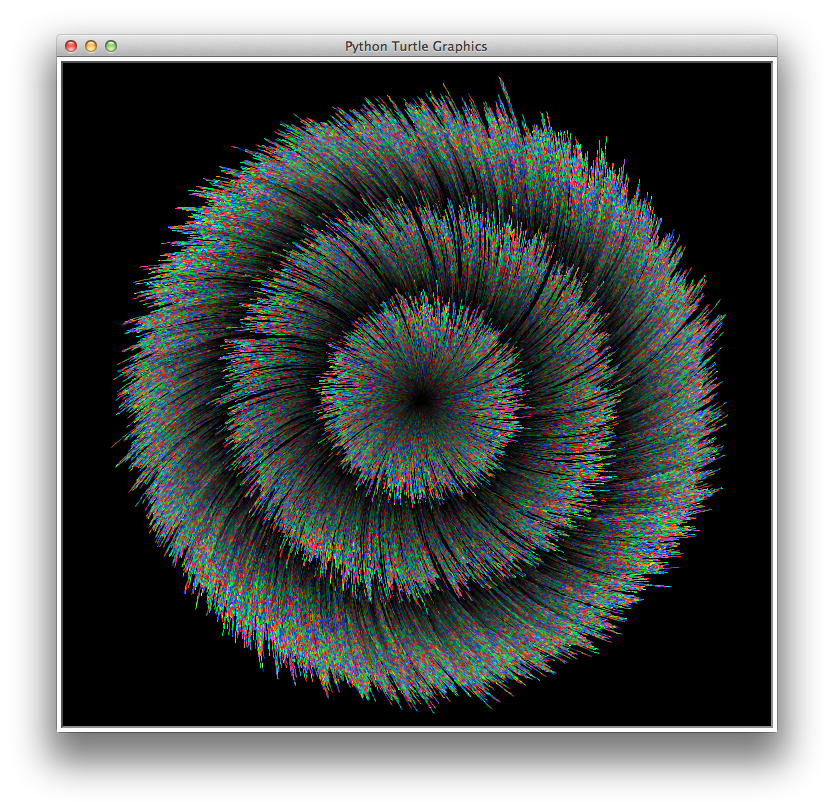

Recreate this plot in Python.
import random
import turtle
import math

# Draws three sets of concentric rays with a sort of spiral galaxy effect.
# Small step size and multiple nested loops runs quite slowly. Probably not the most efficient code.

def colorGen(sat = 1, val = 1):
    "Generates random RGB values. sat range 0-1, val range = 0-1"
    rand1 = round(random.randrange(256)*val)
    rand2 = round(random.randrange(256)*val)
    sat2 = round((1-sat)*255)
    if rand1 >= rand2:
        rand1 = round(255*val)
    else:
        rand2 = round(255*val)
    color = [[sat2, rand1, rand2], [rand1, sat2, rand2], [sat2, rand2, rand1],
             [rand1, rand2, sat2], [rand2, sat2, rand1], [rand2, rand1, sat2]]
    return tuple(color[random.randrange(6)])

def timeTunnel(repeats = 1,zigzag = 10, stepVar = 1, curve = 0):
    "Draws fuzzy concentric circles. zigzag is sd of randomgauss, stepVar is sd of length, curve is a multiplier that gives a spiral effect"
    for i in range(repeats):
        alex.goto(0,0)
        alex.seth(random.uniform(0,360)) # set heading
        h1 = alex.heading() # get heading
        alex.color(colorGen(val=0))
        for j in range(50):
            alex.down()
            alex.forward(abs(round(random.gauss(2, stepVar),0))) # abs limits motion to forward
            alex.seth(h1 + curve*j + random.gauss(0,4*zigzag))
            x = alex.xcor()
            y = alex.ycor()
            alex.color(colorGen(val = j/50))
            h2 = alex.heading()
        for k in range(2):
            alex.down()
            alex.seth(h2)
            for k2 in range(50):
                alex.color(colorGen(val = k2/50))
                alex.seth(h2 + curve*k2 + random.gauss(0,2*zigzag))
                alex.forward(abs(round(random.gauss(2, stepVar), 0)))
            alex.up()
            m = alex.xcor()
            n = alex.ycor()
            h3 = alex.heading()
            # h4 = alex.heading()
            for l in range(4):
                alex.color(colorGen())
                alex.down()
                alex.seth(h3)
                # h5 = alex.heading()
                for l2 in range(50):
                    alex.color(colorGen(val = l2/50))
                    alex.seth(h3 + curve*l2 + random.gauss(0,zigzag))
                    alex.forward(abs(round(random.gauss(2,stepVar),0)))
                alex.up()
                alex.goto(m, n)
            alex.goto(x, y)
        alex.up()

turtle.tracer(0, 0)
wn = turtle.Screen()
wn.colormode(255)
turtle.bgcolor("black")
alex = turtle.Turtle()
alex.speed(10)
alex.pensize(0)
alex.ht()

timeTunnel(1000,1, 1, .5)

turtle.update()
wn.exitonclick()
